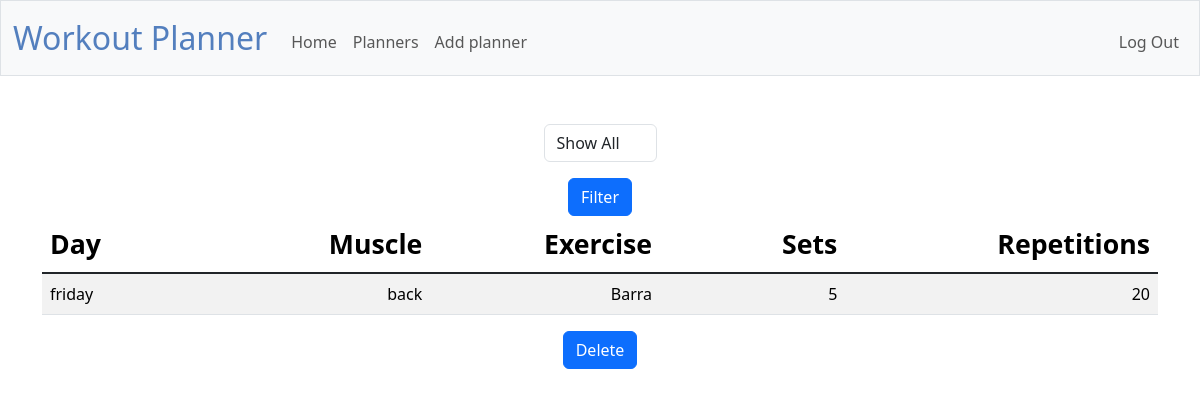
Page /planners (signed in) on the committed database.
### tables this page shows
CREATE TABLE exercises (
id INTEGER PRIMARY KEY,
user_id INTEGER,
muscle TEXT,
exercise TEXT,
sets INTEGER,
reps INTEGER,
day_week TEXT,
FOREIGN KEY (user_id) REFERENCES users(id));

### app.py (the view)
@app.route("/planners", methods=["GET", "POST"])
@login_required
def planners():
    if request.method == "POST":
        filter = request.form.get("filter")
        if not filter:
            return redirect("/planners")
        exercises = db.execute(
            "SELECT * FROM exercises WHERE user_id = ? AND day_week = ?", session["user_id"], filter
        )
        return render_template("planners.html", exercises=exercises)
    else:
        exercises = db.execute(
            "SELECT * FROM exercises WHERE user_id = ? ORDER BY day_week", session["user_id"])
        return render_template("planners.html", exercises=exercises)

### app.py (called while the page is built)
@app.after_request
def after_request(response):
    response.headers["Cache-Control"] = "no-cache, no-store, must-revalidate"
    response.headers["Expires"] = 0
    response.headers["Pragma"] = "no-cache"
    return response

### helpers.py (called while the page is built)
def login_required(f):
    @wraps(f)
    def decorated_function(*args, **kwargs):
        if session.get("user_id") is None:
            return redirect("/login")
        return f(*args, **kwargs)
    return decorated_function

### templates/planners.html (shortened to what this page needs)
{% extends "layout.html" %}
{% block main %}
    <form action="/planners" method="post">
        <div class="mb-3">
            <select class="form-control mx-auto w-auto" name="filter">
                <option selected disabled value="">Show All</option>
            </select>
        </div>
        <button class="btn btn-primary" type="submit">Filter</button>
    </form>
    <table class="table table-striped">
        <thead>
            <tr style="height: 50px">
                <th style="font-size: 20pt; width: 100px" class="text-start">Day</th>
                <th style="font-size: 20pt; width: 100px" class="text-end">Muscle</th>
                <th style="font-size: 20pt; width: 100px" class="text-end">Exercise</th>
                <th style="font-size: 20pt; width: 100px" class="text-end">Sets</th>
                <th style="font-size: 20pt; width: 100px" class="text-end">Repetitions</th>
            </tr>
        </thead>
        <tbody class="table-group-divider">
            {% for exercise in exercises %}
                <tr>
                    <td class="text-start">{{ exercise.day_week }}</td>
                    <td class="text-end">{{ exercise.muscle }}</td>
                    <td class="text-end">{{ exercise.exercise }}</td>
                    <td class="text-end">{{ exercise.sets }}</td>
                    <td class="text-end">{{ exercise.reps }}</td>
                </tr>
            {% endfor %}
        </tbody>
    </table>
    <div class="button-container">
        <button class="btn btn-primary"><a href="/delete">Delete</a></button>
    </div>
{% endblock %}

### static/planners.css (style rules this page uses)
a { color: white; text-decoration: solid; }

### rows in the picture
exercises: day_week "friday", muscle "back", exercise "Barra", sets "5", reps "20"
